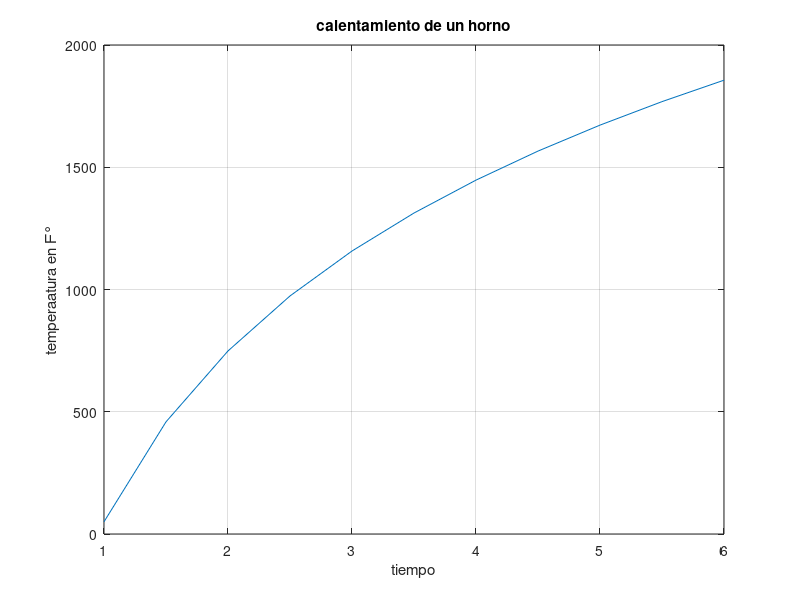

Here is the MATLAB script that generated this plot:
t =1:0.5:6;  %en minutos
TC=10+560*log(t);  %Rango de temperaturas
C=TC;
F=((9/5)*C)+32 %De centigrados a Farenhait

plot(t,F)
title('calentamiento de un horno')
xlabel('tiempo')
ylabel('temperaatura en F°')
grid on 
